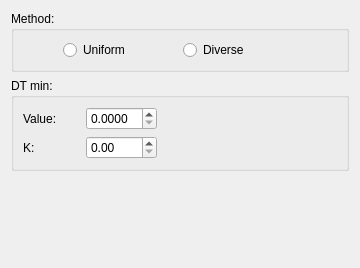
<?xml version="1.0" encoding="UTF-8"?>
<ui version="4.0">
 <class>contenido_plots_cc</class>
 <widget class="QWidget" name="contenido_plots_cc">
  <property name="geometry">
   <rect>
    <x>0</x>
    <y>0</y>
    <width>360</width>
    <height>268</height>
   </rect>
  </property>
  <property name="windowTitle">
   <string>Form</string>
  </property>
  <layout class="QGridLayout" name="gridLayout_3">
   <item row="2" column="0">
    <layout class="QGridLayout" name="gridLayout_4">
     <item row="0" column="0">
      <spacer name="verticalSpacer">
       <property name="orientation">
        <enum>Qt::Vertical</enum>
       </property>
       <property name="sizeHint" stdset="0">
        <size>
         <width>20</width>
         <height>40</height>
        </size>
       </property>
      </spacer>
     </item>
    </layout>
   </item>
   <item row="0" column="0">
    <layout class="QGridLayout" name="gridLayout">
     <item row="0" column="0">
      <widget class="QGroupBox" name="groupBox">
       <property name="title">
        <string>Method:</string>
       </property>
       <layout class="QGridLayout" name="gridLayout_2">
        <item row="0" column="2">
         <widget class="QRadioButton" name="radioButton_2">
          <property name="text">
           <string>Diverse</string>
          </property>
         </widget>
        </item>
        <item row="0" column="0">
         <spacer name="horizontalSpacer">
          <property name="orientation">
           <enum>Qt::Horizontal</enum>
          </property>
          <property name="sizeType">
           <enum>QSizePolicy::Ignored</enum>
          </property>
          <property name="sizeHint" stdset="0">
           <size>
            <width>40</width>
            <height>20</height>
           </size>
          </property>
         </spacer>
        </item>
        <item row="0" column="1">
         <widget class="QRadioButton" name="radioButton">
          <property name="text">
           <string>Uniform</string>
          </property>
         </widget>
        </item>
        <item row="0" column="3">
         <spacer name="horizontalSpacer_2">
          <property name="orientation">
           <enum>Qt::Horizontal</enum>
          </property>
          <property name="sizeType">
           <enum>QSizePolicy::Ignored</enum>
          </property>
          <property name="sizeHint" stdset="0">
           <size>
            <width>40</width>
            <height>20</height>
           </size>
          </property>
         </spacer>
        </item>
       </layout>
      </widget>
     </item>
     <item row="1" column="0">
      <widget class="QGroupBox" name="groupBox_2">
       <property name="title">
        <string>DT min:</string>
       </property>
       <layout class="QGridLayout" name="gridLayout_5">
        <item row="0" column="0">
         <widget class="QLabel" name="label1">
          <property name="text">
           <string>Value:</string>
          </property>
         </widget>
        </item>
        <item row="0" column="1">
         <widget class="QDoubleSpinBox" name="value">
          <property name="sizePolicy">
           <sizepolicy hsizetype="Fixed" vsizetype="Fixed">
            <horstretch>0</horstretch>
            <verstretch>0</verstretch>
           </sizepolicy>
          </property>
          <property name="decimals">
           <number>4</number>
          </property>
         </widget>
        </item>
        <item row="1" column="0">
         <widget class="QLabel" name="label2">
          <property name="text">
           <string>K:</string>
          </property>
         </widget>
        </item>
        <item row="1" column="1">
         <widget class="QDoubleSpinBox" name="k"/>
        </item>
        <item row="0" column="2" rowspan="2">
         <spacer name="horizontalSpacer_3">
          <property name="orientation">
           <enum>Qt::Horizontal</enum>
          </property>
          <property name="sizeType">
           <enum>QSizePolicy::Preferred</enum>
          </property>
          <property name="sizeHint" stdset="0">
           <size>
            <width>180</width>
            <height>20</height>
           </size>
          </property>
         </spacer>
        </item>
       </layout>
      </widget>
     </item>
    </layout>
   </item>
  </layout>
 </widget>
 <resources/>
 <connections/>
</ui>
